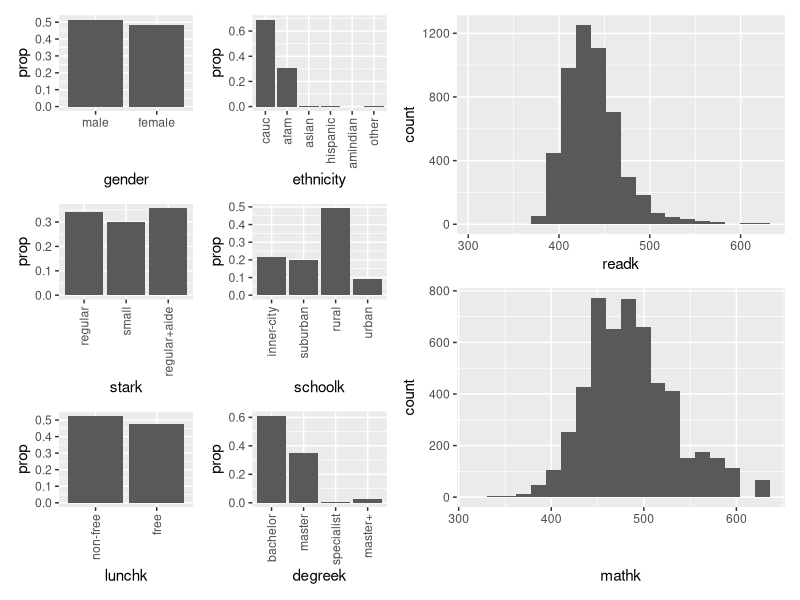
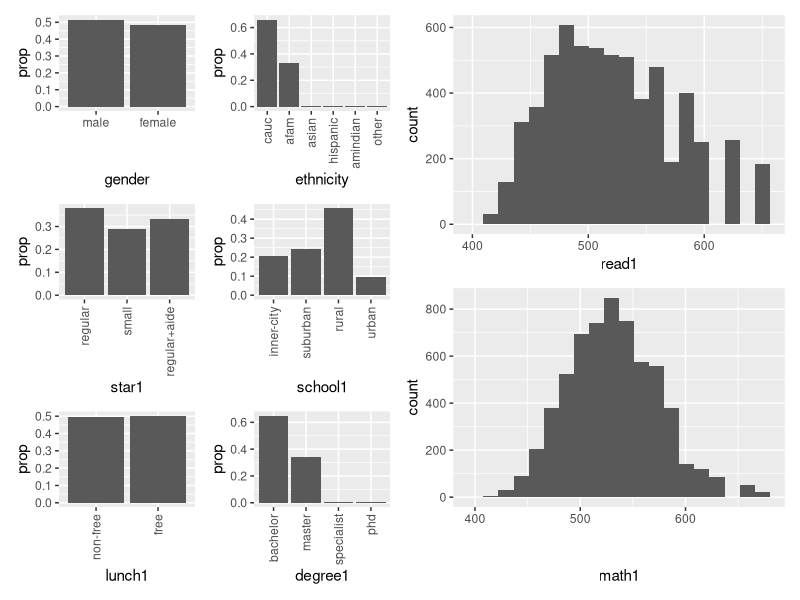
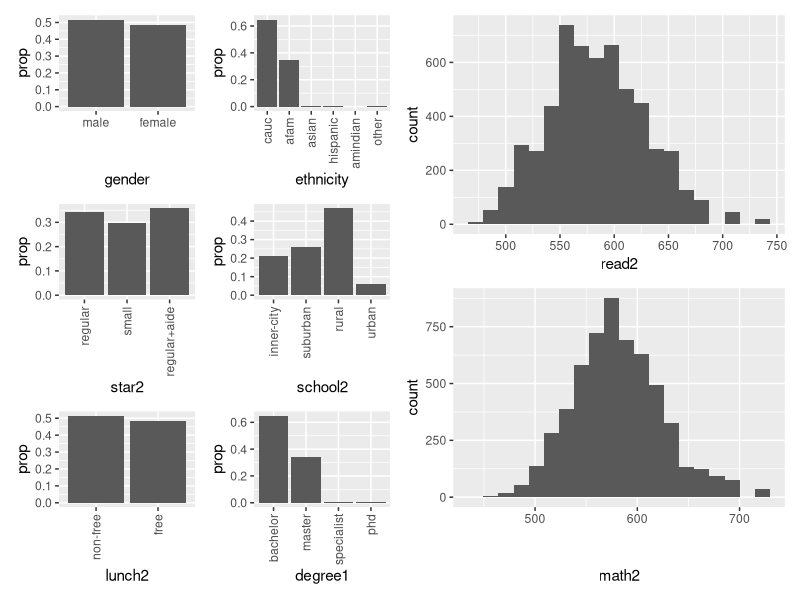
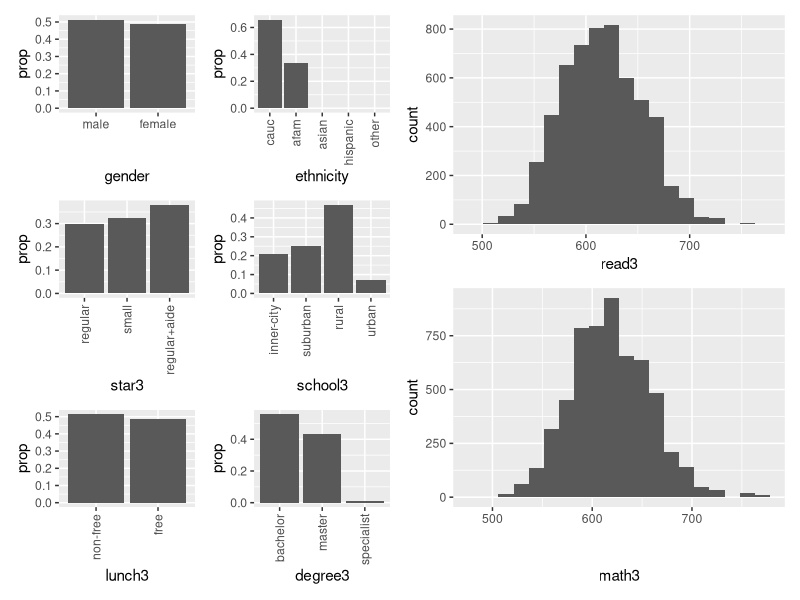
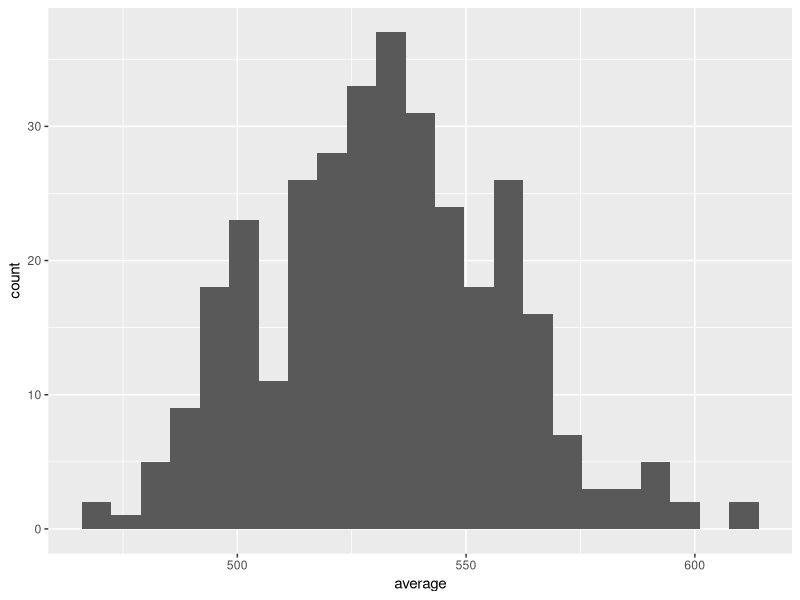
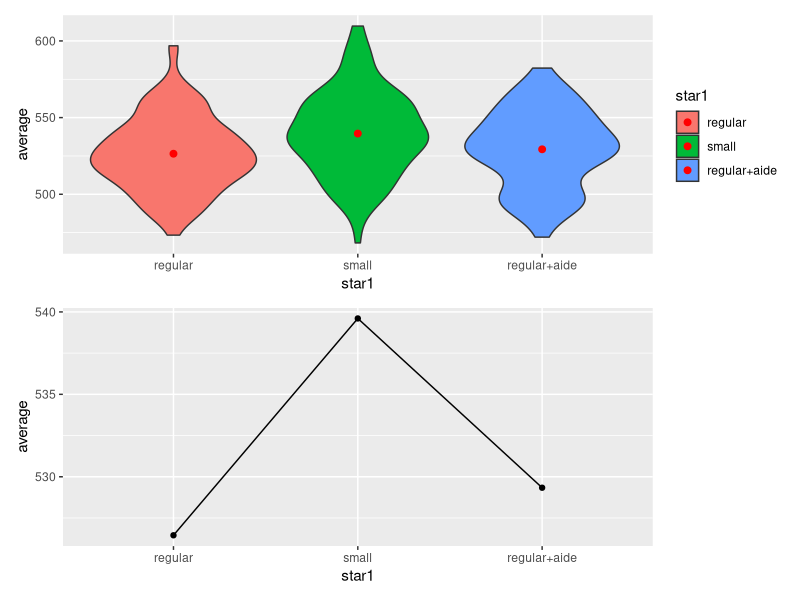
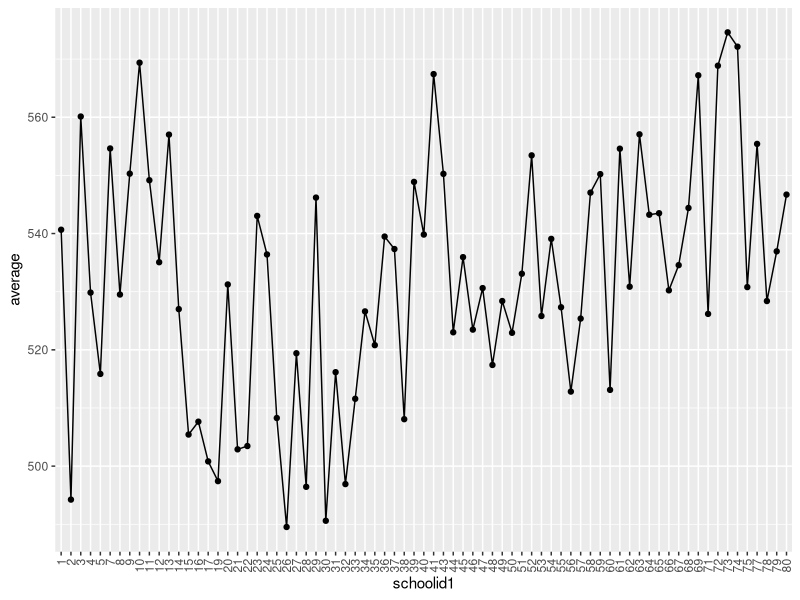
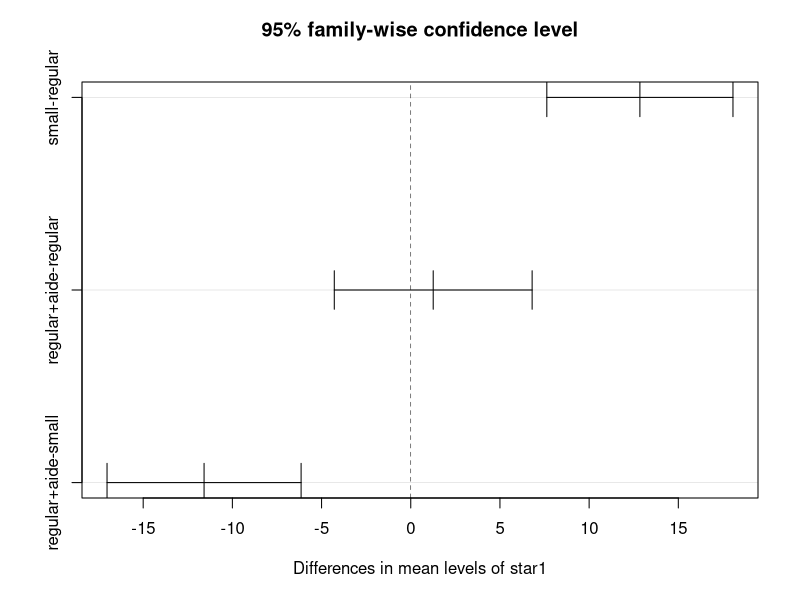

The R source for these figures, in order:
## ---- chunk 1
knitr::opts_chunk$set(fig.pos = 'H')
## ---- chunk 2
library(tidyverse)
library(AER)
library(patchwork)
library(gridExtra)
data("STAR", package= "AER")
## ---- chunk 3
third <- STAR %>% select(1:3, ends_with("3"))
first <- STAR %>% select(1:3, ends_with("1"))
second <- STAR %>% select(1:3, ends_with("2"))
kinder <- STAR %>% select(1:3, ends_with("k"))
## ---- chunk 4
kinder <- na.omit(kinder)
first <- na.omit(first)
second <- na.omit(second)
third <- na.omit(third)
## ---- chunk 5
third_sub <- third %>% select('gender', 'ethnicity', 'star3', 'read3', 'math3', 'lunch3', 'school3', 'degree3')
first_sub <- first %>% select('gender', 'ethnicity', 'star1', 'read1', 'math1', 'lunch1', 'school1', 'degree1')
second_sub <- second %>% select('gender', 'ethnicity', 'star2', 'read2', 'math2', 'lunch2', 'school2', 'degree2')
kinder_sub <- kinder %>% select('gender', 'ethnicity', 'stark', 'readk', 'mathk', 'lunchk', 'schoolk', 'degreek')
## ---- chunk 6
p1 <- ggplot(kinder_sub) + geom_bar(aes(gender, y=..prop.., group=1))
p2 <- ggplot(kinder_sub) + geom_bar(aes(ethnicity, y=..prop.., group=1)) + theme(axis.text.x = element_text(angle = 90, vjust = 0.5, hjust=1))
p3 <- ggplot(kinder_sub) + geom_bar(aes(stark, y=..prop.., group=1)) + theme(axis.text.x = element_text(angle = 90, vjust = 0.5, hjust=1))
p4 <- ggplot(kinder_sub) + geom_bar(aes(schoolk, y=..prop.., group=1))  + theme(axis.text.x = element_text(angle = 90, vjust = 0.5, hjust=1))
p5 <- ggplot(kinder_sub) + geom_histogram(aes(readk), bins=20) 
p6 <- ggplot(kinder_sub) + geom_bar(aes(lunchk, y=..prop.., group=1)) + theme(axis.text.x = element_text(angle = 90, vjust = 0.5, hjust=1))
p7 <- ggplot(kinder_sub) + geom_histogram(aes(mathk), bins=20)
p8 <- ggplot(kinder_sub) + geom_bar(aes(degreek, y=..prop.., group=1)) + theme(axis.text.x = element_text(angle=90, vjust=0.5, hjust=1))

((p1 | p2) / (p3 | p4) / (p6 | p8)) | (p5/p7)
summary(kinder_sub)
## ---- chunk 7
p1 <- ggplot(first_sub) + geom_bar(aes(gender, y=..prop.., group=1))
p2 <- ggplot(first_sub) + geom_bar(aes(ethnicity, y=..prop.., group=1)) + theme(axis.text.x = element_text(angle = 90, vjust = 0.5, hjust=1))
p3 <- ggplot(first_sub) + geom_bar(aes(star1, y=..prop.., group=1)) + theme(axis.text.x = element_text(angle = 90, vjust = 0.5, hjust=1))
p4 <- ggplot(first_sub) + geom_bar(aes(school1, y=..prop.., group=1))  + theme(axis.text.x = element_text(angle = 90, vjust = 0.5, hjust=1))
p5 <- ggplot(first_sub) + geom_histogram(aes(read1), bins=20)
p6 <- ggplot(first_sub) + geom_bar(aes(lunch1, y=..prop.., group=1)) + theme(axis.text.x = element_text(angle = 90, vjust = 0.5, hjust=1))
p7 <- ggplot(first_sub) + geom_histogram(aes(math1), bins=20)
p8 <- ggplot(first_sub) + geom_bar(aes(degree1, y=..prop.., group=1)) + theme(axis.text.x = element_text(angle=90, vjust=0.5, hjust=1))

((p1 | p2) / (p3 | p4) / (p6 | p8)) | (p5/p7)
summary(first_sub)
## ---- chunk 8
p1 <- ggplot(second_sub) + geom_bar(aes(gender, y=..prop.., group=1))
p2 <- ggplot(second_sub) + geom_bar(aes(ethnicity, y=..prop.., group=1)) + theme(axis.text.x = element_text(angle = 90, vjust = 0.5, hjust=1))
p3 <- ggplot(second_sub) + geom_bar(aes(star2, y=..prop.., group=1)) + theme(axis.text.x = element_text(angle = 90, vjust = 0.5, hjust=1))
p4 <- ggplot(second_sub) + geom_bar(aes(school2, y=..prop.., group=1))  + theme(axis.text.x = element_text(angle = 90, vjust = 0.5, hjust=1))
p5 <- ggplot(second_sub) + geom_histogram(aes(read2), bins=20)
p6 <- ggplot(second_sub) + geom_bar(aes(lunch2, y=..prop.., group=1)) + theme(axis.text.x = element_text(angle = 90, vjust = 0.5, hjust=1))
p7 <- ggplot(second_sub) + geom_histogram(aes(math2), bins=20)

((p1 | p2) / (p3 | p4) / (p6 | p8)) | (p5/p7)
summary(second_sub)
## ---- chunk 9
p1 <- ggplot(third_sub) + geom_bar(aes(gender, y=..prop.., group=1))
p2 <- ggplot(third_sub) + geom_bar(aes(ethnicity, y=..prop.., group=1)) + theme(axis.text.x = element_text(angle = 90, vjust = 0.5, hjust=1))
p3 <- ggplot(third_sub) + geom_bar(aes(star3, y=..prop.., group=1)) + theme(axis.text.x = element_text(angle = 90, vjust = 0.5, hjust=1))
p4 <- ggplot(third_sub) + geom_bar(aes(school3, y=..prop.., group=1))  + theme(axis.text.x = element_text(angle = 90, vjust = 0.5, hjust=1))
p5 <- ggplot(third_sub) + geom_histogram(aes(read3), bins=20)
p6 <- ggplot(third_sub) + geom_bar(aes(lunch3, y=..prop.., group=1)) + theme(axis.text.x = element_text(angle = 90, vjust = 0.5, hjust=1))
p7 <- ggplot(third_sub) + geom_histogram(aes(math3), bins=20)
p8 <- ggplot(third_sub) + geom_bar(aes(degree3, y=..prop.., group=1)) + theme(axis.text.x = element_text(angle=90, vjust=0.5, hjust=1))

((p1 | p2) / (p3 | p4) / (p6 | p8)) | (p5/p7)
summary(third_sub)
## ---- chunk 10
first_id <- first %>% 
  group_by(experience1, tethnicity1, schoolid1, star1) %>%
  summarise(average=mean(math1))
## ---- chunk 11
ggplot(data=first_id) + geom_histogram(aes(average), bins=23)
## ---- chunk 12

g1 <- ggplot(first_id, aes(x=star1, y=average, fill=star1)) + geom_violin() + stat_summary(fun=mean, geom="point", size=2, color="red")
g2 <- ggplot(data = first_id, aes(x=star1, y=average, group = 1)) +
  stat_summary(fun = mean, geom='point') +
  stat_summary(fun = mean, geom='line')

g1/g2
## ---- chunk 13
g2 <- ggplot(data = first_id, aes(x=schoolid1, y=average, color = star1, group = 1)) +
  stat_summary(fun = mean, geom='point') +
  stat_summary(fun = mean, geom='line') +
  theme(axis.text.x = element_text(angle = 90, vjust = 0.5, hjust=1))  

g2
## ---- chunk 14
star_aov <- aov(average~schoolid1 + star1, data=first_id)
star_aov$fitted.values
## ---- chunk 15
star_aov$coefficients[76:77]
## ---- chunk 16
star_aov2 <- aov(average~star1+schoolid1, data=first_id)
summary(star_aov2)
summary(star_aov)
summary(aov(average~star1*schoolid1, data=first_id))
## ---- chunk 17
star_tukey <- TukeyHSD(star_aov, 'star1')
plot(star_tukey)
## ---- chunk 18
plot(star_aov)
## ---- chunk 19
sessionInfo()
